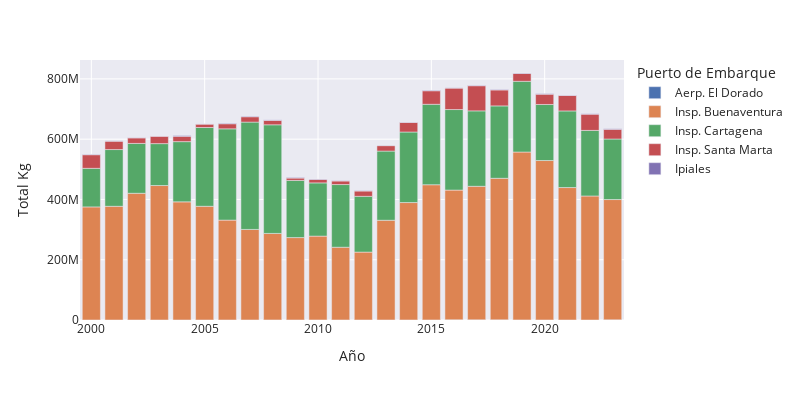

Source (notebook cell):
### Code cell
fig = px.bar(s4_puertos,
              x='Año',
              y='total_kg',
              color='Puerto de Embarque',
              labels={'total_kg': 'Total Kg'},
              width=800, height=400)

# Mostrar el gráfico interactivo
fig.show()

### Figure 1 — Plotly figure (JSON) as saved in the notebook; plotly's stock layout.template omitted (floating-point values rounded to 4 significant figures)
{"data": [{"alignmentgroup": "True", "hovertemplate": "Puerto de Embarque=Aerp. El Dorado<br>Año=%{x}<br>Total Kg=%{y}<extra></extra>", "legendgroup": "Aerp. El Dorado", "marker": {"color": "rgb(76,114,176)", "pattern": {"shape": ""}}, "name": "Aerp. El Dorado", "offsetgroup": "Aerp. El Dorado", "orientation": "v", "showlegend": true, "textposition": "auto", "type": "bar", "x": [2000, 2001, 2002, 2003, 2004, 2005, 2006, 2007, 2008, 2009, 2010, 2011, 2012, 2013, 2014, 2015, 2016, 2017, 2018, 2019, 2020, 2021, 2022, 2023], "xaxis": "x", "y": [18540, 46200, 115380, 86520, 145080, 126660, 201300, 228240, 294600, 161580, 317820, 227340, 150840, 165720, 189180, 272640, 690000, 470940, 427740, 407400, 169020, 93060, 10620, 442740], "yaxis": "y"}, {"alignmentgroup": "True", "hovertemplate": "Puerto de Embarque=Insp. Buenaventura<br>Año=%{x}<br>Total Kg=%{y}<extra></extra>", "legendgroup": "Insp. Buenaventura", "marker": {"color": "rgb(221,132,82)", "pattern": {"shape": ""}}, "name": "Insp. Buenaventura", "offsetgroup": "Insp. Buenaventura", "orientation": "v", "showlegend": true, "textposition": "auto", "type": "bar", "x": [2000, 2001, 2002, 2003, 2004, 2005, 2006, 2007, 2008, 2009, 2010, 2011, 2012, 2013, 2014, 2015, 2016, 2017, 2018, 2019, 2020, 2021, 2022, 2023], "xaxis": "x", "y": [375193680, 377173260, 420344760, 446080800, 391798080, 377235360, 331234200, 300275460, 286940820, 273285540, 277982520, 241261500, 225148800, 330771360, 389458740, 448594080, 430356960, 443155500, 469768980, 556929540, 528978240, 439421880, 411527040, 399235200], "yaxis": "y"}, {"alignmentgroup": "True", "hovertemplate": "Puerto de Embarque=Insp. Cartagena<br>Año=%{x}<br>Total Kg=%{y}<extra></extra>", "legendgroup": "Insp. Cartagena", "marker": {"color": "rgb(85,168,104)", "pattern": {"shape": ""}}, "name": "Insp. Cartagena", "offsetgroup": "Insp. Cartagena", "orientation": "v", "showlegend": true, "textposition": "auto", "type": "bar", "x": [2000, 2001, 2002, 2003, 2004, 2005, 2006, 2007, 2008, 2009, 2010, 2011, 2012, 2013, 2014, 2015, 2016, 2017, 2018, 2019, 2020, 2021, 2022, 2023], "xaxis": "x", "y": [128022360, 188285280, 165464580, 139084440, 199877280, 261347640, 302897580, 356062920, 360455100, 189761100, 176663400, 207968220, 185050620, 229580580, 234091620, 266845320, 267240420, 250247340, 240180900, 234678900, 185949720, 254187180, 217552080, 200830860], "yaxis": "y"}, {"alignmentgroup": "True", "hovertemplate": "Puerto de Embarque=Insp. Santa Marta<br>Año=%{x}<br>Total Kg=%{y}<extra></extra>", "legendgroup": "Insp. Santa Marta", "marker": {"color": "rgb(196,78,82)", "pattern": {"shape": ""}}, "name": "Insp. Santa Marta", "offsetgroup": "Insp. Santa Marta", "orientation": "v", "showlegend": true, "textposition": "auto", "type": "bar", "x": [2000, 2001, 2002, 2003, 2004, 2005, 2006, 2007, 2008, 2009, 2010, 2011, 2012, 2013, 2014, 2015, 2016, 2017, 2018, 2019, 2020, 2021, 2022, 2023], "xaxis": "x", "y": [45184860, 27813120, 18463620, 24624240, 17767800, 11363520, 16834680, 17860980, 14691300, 7743600, 11597580, 11946900, 17687100, 18046140, 31876440, 44892780, 71266020, 83497020, 52897560, 26084640, 34176540, 51446820, 53958480, 32193660], "yaxis": "y"}, {"alignmentgroup": "True", "hovertemplate": "Puerto de Embarque=Ipiales<br>Año=%{x}<br>Total Kg=%{y}<extra></extra>", "legendgroup": "Ipiales", "marker": {"color": "rgb(129,114,179)", "pattern": {"shape": ""}}, "name": "Ipiales", "offsetgroup": "Ipiales", "orientation": "v", "showlegend": true, "textposition": "auto", "type": "bar", "x": [2000, 2001, 2002, 2003, 2004, 2005, 2006, 2007, 2008, 2009, 2010, 2011, 2012, 2013, 2014, 2015, 2016, 2017, 2018, 2019, 2020, 2021, 2022, 2023], "xaxis": "x", "y": [1333440, 1108380, 649380, 193260, 2530680, 470940, 1744440, 1688700, 1583100, 2006640, 1293120, 957960, 1227840, 971460, 955860, 1662660, 857820, 1377180, 1530480, 1440240, 1659180, 1006320, 1221960, 1774080], "yaxis": "y"}], "layout": {"barmode": "relative", "height": 400, "legend": {"title": {"text": "Puerto de Embarque"}, "tracegroupgap": 0}, "margin": {"t": 60}, "width": 800, "xaxis": {"anchor": "y", "domain": [0, 1], "title": {"text": "Año"}}, "yaxis": {"anchor": "x", "domain": [0, 1], "title": {"text": "Total Kg"}}}}
